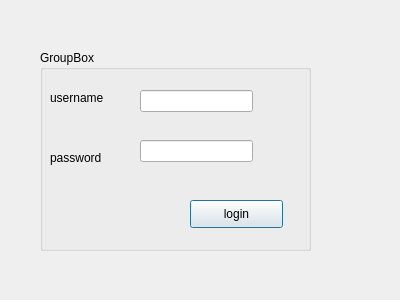
<?xml version="1.0" encoding="UTF-8"?>
<ui version="4.0">
 <class>login</class>
 <widget class="QDialog" name="login">
  <property name="geometry">
   <rect>
    <x>0</x>
    <y>0</y>
    <width>400</width>
    <height>300</height>
   </rect>
  </property>
  <property name="windowTitle">
   <string>Dialog</string>
  </property>
  <widget class="QGroupBox" name="groupBox">
   <property name="geometry">
    <rect>
     <x>40</x>
     <y>50</y>
     <width>271</width>
     <height>201</height>
    </rect>
   </property>
   <property name="title">
    <string>GroupBox</string>
   </property>
   <widget class="QLabel" name="label">
    <property name="geometry">
     <rect>
      <x>10</x>
      <y>40</y>
      <width>56</width>
      <height>16</height>
     </rect>
    </property>
    <property name="text">
     <string>username</string>
    </property>
   </widget>
   <widget class="QLabel" name="label_2">
    <property name="geometry">
     <rect>
      <x>10</x>
      <y>100</y>
      <width>56</width>
      <height>16</height>
     </rect>
    </property>
    <property name="text">
     <string>password</string>
    </property>
   </widget>
   <widget class="QLineEdit" name="lineEdit_username">
    <property name="geometry">
     <rect>
      <x>100</x>
      <y>40</y>
      <width>113</width>
      <height>22</height>
     </rect>
    </property>
   </widget>
   <widget class="QLineEdit" name="lineEdit_pasword">
    <property name="geometry">
     <rect>
      <x>100</x>
      <y>90</y>
      <width>113</width>
      <height>22</height>
     </rect>
    </property>
    <property name="echoMode">
     <enum>QLineEdit::Password</enum>
    </property>
   </widget>
   <widget class="QPushButton" name="pushButton">
    <property name="geometry">
     <rect>
      <x>150</x>
      <y>150</y>
      <width>93</width>
      <height>28</height>
     </rect>
    </property>
    <property name="text">
     <string>login</string>
    </property>
   </widget>
  </widget>
 </widget>
 <resources/>
 <connections/>
</ui>
